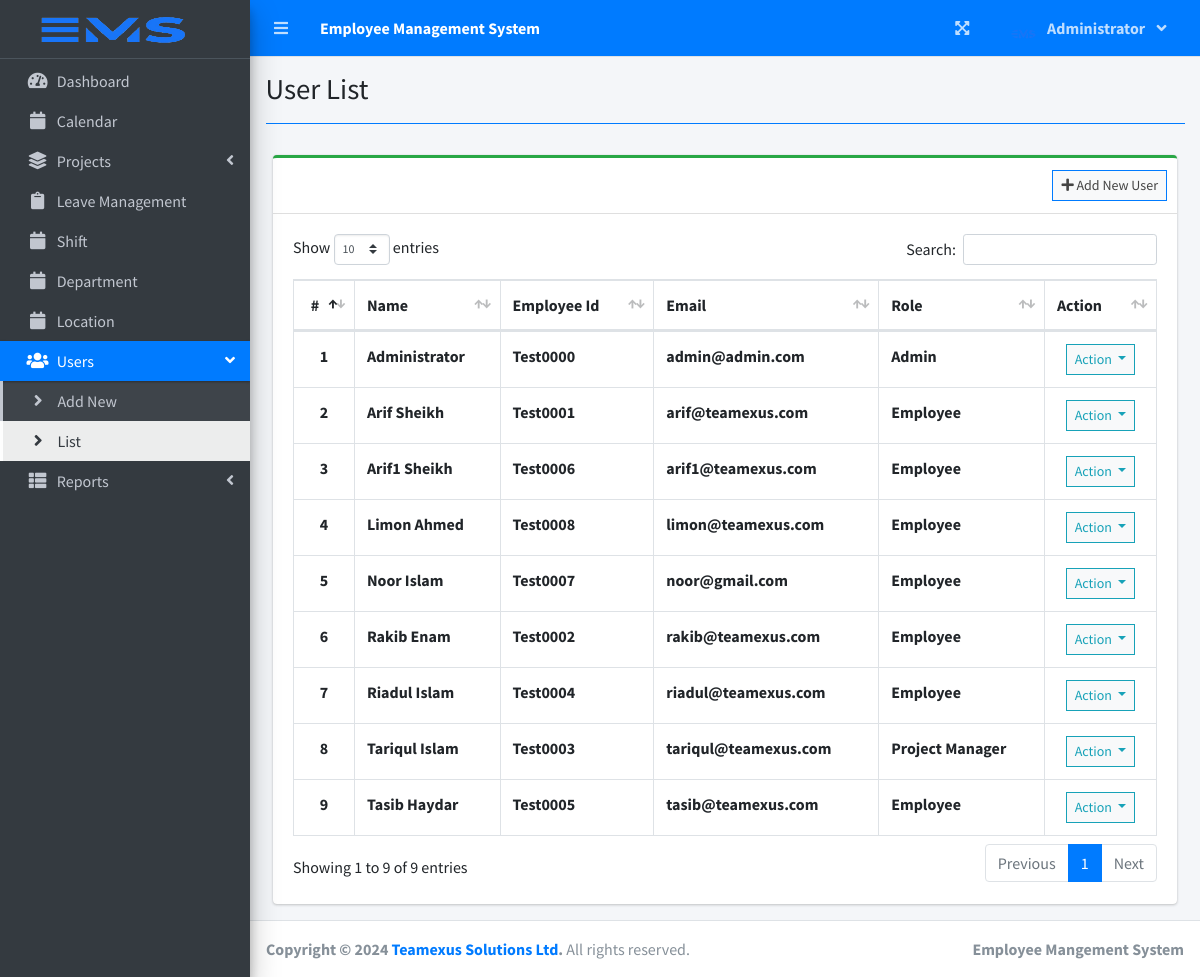
The page /index.php?page=user_list (signed in) on the database its author committed.
### tables this page shows
CREATE TABLE `users` (
  `id` int(30) NOT NULL,
  `username` varchar(50) NOT NULL,
  `firstname` varchar(200) NOT NULL,
  `lastname` varchar(200) NOT NULL,
  `email` varchar(200) NOT NULL,
  `password` text NOT NULL,
  `type` tinyint(1) NOT NULL DEFAULT 2 COMMENT '1 = admin, 2 = staff',
  `blood` varchar(10) NOT NULL,
  `gender` varchar(10) NOT NULL,
  `contact` int(15) NOT NULL,
  `nid` int(20) NOT NULL,
  `presentaddress` varchar(100) NOT NULL,
  `parmanentaddress` varchar(100) NOT NULL,
  `designation` varchar(30) NOT NULL,
  `Subject` varchar(20) NOT NULL,
  `degree` varchar(20) NOT NULL,
  `emergencycontact` int(15) NOT NULL,
  `shift` varchar(255) NOT NULL,
  `department` varchar(255) NOT NULL,
  `avatar` text NOT NULL DEFAULT 'no-image-available.png',
  `date_created` datetime NOT NULL DEFAULT current_timestamp()
);

### user_list.php (the view, shortened to what this page needs)
<?php include'db_connect.php' ?>
<div class="col-lg-12">
	<div class="card card-outline card-success">
		<div class="card-header">
			<div class="card-tools">
				<a class="btn btn-block btn-sm btn-default btn-flat border-primary" href="./index.php?page=new_user"><i class="fa fa-plus"></i> Add New User</a>
			</div>
		</div>
		<div class="card-body">
			<table class="table tabe-hover table-bordered" id="list">
				<thead>
					<tr>
						<th class="text-center">#</th>
						<th>Name</th>
						<th>Employee Id</th>
						<th>Email</th>
						<th>Role</th>
						<th>Action</th>
					</tr>
				</thead>
				<tbody>
					<?php
					$i = 1;
					$type = array('',"Admin","Project Manager","Employee");
					$qry = $conn->query("SELECT *,concat(firstname,' ',lastname) as name FROM users order by concat(firstname,' ',lastname) asc");
					while($row= $qry->fetch_assoc()):
					?>
					<tr>
						<th class="text-center"><?php echo $i++ ?></th>
						<td><b><?php echo ucwords($row['name']) ?></b></td>
						<td><b><?php echo ucwords($row['username']) ?></b></td>
						<td><b><?php echo $row['email'] ?></b></td>
						<td><b><?php echo $type[$row['type']] ?></b></td>
						<td class="text-center">
							<button type="button" class="btn btn-default btn-sm btn-flat border-info wave-effect text-info dropdown-toggle" data-toggle="dropdown" aria-expanded="true">
		                      Action
		                    </button>
						</td>
					</tr>
				<?php endwhile; ?>
				</tbody>
			</table>
		</div>
	</div>
</div>

### rows shown on the page
users: name "Administrator", username "Test0000", email "admin@admin.com", type "Admin"
users: name "Arif Sheikh", username "Test0001", email "arif@teamexus.com", type "Employee"
users: name "Arif1 Sheikh", username "Test0006", email "arif1@teamexus.com", type "Employee"
users: name "Limon Ahmed", username "Test0008", email "limon@teamexus.com", type "Employee"
users: name "Noor Islam", username "Test0007", email "noor@gmail.com", type "Employee"
users: name "Rakib Enam", username "Test0002", email "rakib@teamexus.com", type "Employee"
users: name "Riadul Islam", username "Test0004", email "riadul@teamexus.com", type "Employee"
users: name "Tariqul Islam", username "Test0003", email "tariqul@teamexus.com", type "Project Manager"
users: name "Tasib Haydar", username "Test0005", email "tasib@teamexus.com", type "Employee"

### other values the page prints
$_SESSION['login_firstname'] "Administrator"
$title "User List"
